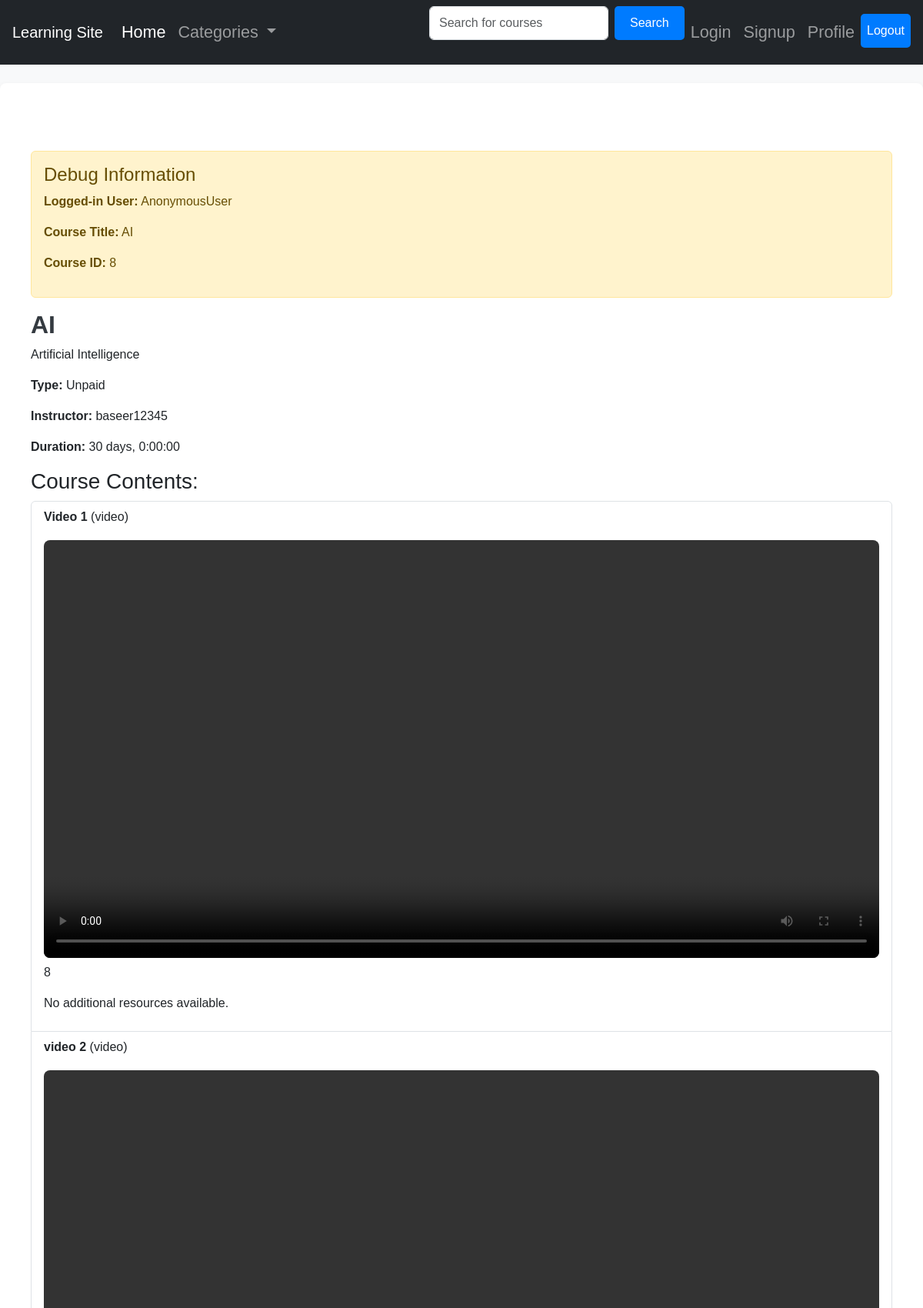
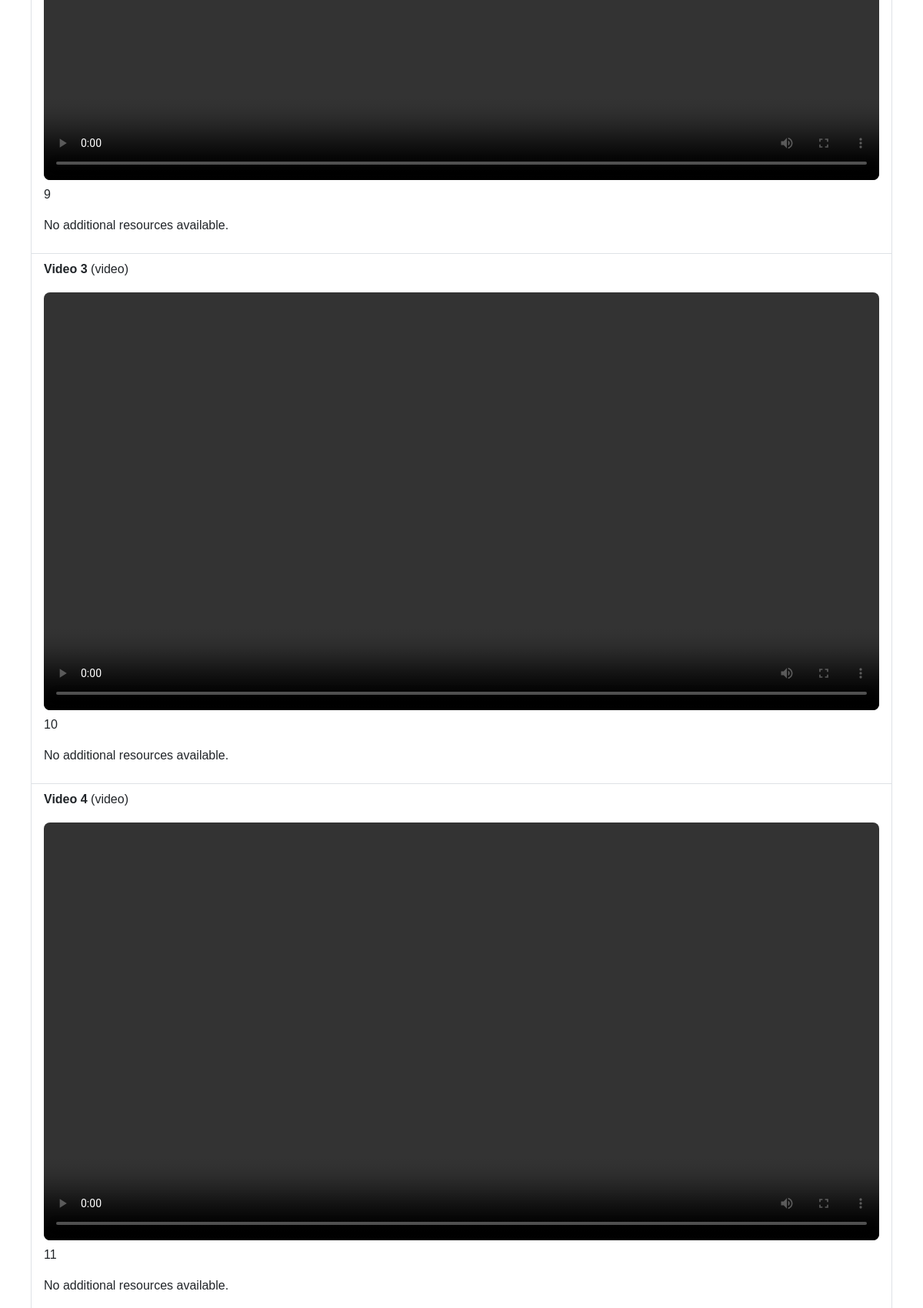
Page /course_instructor/course/8/ (upper part) on the committed database (2 pictures, top to bottom).
### course_instructor/models.py (models this page shows, shortened)
class Course(models.Model):
    COURSE_TYPE_CHOICES = [
        ('paid', 'Paid'),
        ('unpaid', 'Unpaid'),
    ]
    title = models.CharField(max_length=255)
    description = models.TextField()
    duration = models.DurationField(default=timedelta(days=30))
    instructor = models.ForeignKey(User, on_delete=models.CASCADE, related_name='courses_taught')
    course_type = models.CharField(max_length=10, choices=COURSE_TYPE_CHOICES, default='unpaid')
    created_at = models.DateTimeField(auto_now_add=True)
    updated_at = models.DateTimeField(auto_now=True)
    price = models.DecimalField(max_digits=10, decimal_places=2, default=0.00)  # New attribute

class CourseContent(models.Model):
    course = models.ForeignKey(Course, related_name='contents', on_delete=models.CASCADE)
    Contenttitle = models.CharField(max_length=255)
    video = models.FileField(upload_to='course_videos/', max_length=255)
    content_type = models.CharField(max_length=100, choices=[('video', 'Video'), ('pdf', 'PDF'), ('text', 'Text')])
    order = models.IntegerField()
    additional_resources = models.FileField(upload_to='resources/', null=True, blank=True)
    is_last_video = models.BooleanField(default=False)

### course_instructor/views.py (the view)
# urls.py: path('course/<int:course_id>/', course_detail, name='course_detail'),
def course_detail(request, course_id):
    course = get_object_or_404(Course, id=course_id)
    course_contents = CourseContent.objects.filter(course=course).order_by('order')
    return render(
        request,
        'course_detail.html',
        {
            'course': course,
            'course_contents': course_contents,
            'student_id': request.user.id,  # Add this for potential logged-in student tracking
        }
    )

### template/course_detail.html (shortened to what this page needs)
{% extends "layout.html" %}
{% load static %}
{% block body %}
<div class="container mt-5">
    <div class="alert alert-warning">
        <h4>Debug Information</h4>
        <p><strong>Logged-in User:</strong> {{ request.user }}</p>
        <p><strong>Course Title:</strong> {{ course.title }}</p>
        <p><strong>Course ID:</strong> {{ course.id }}</p>
    </div>
    <h1>{{ course.title }}</h1>
    <p>{{ course.description }}</p>
    <p><strong>Type:</strong> {{ course.get_course_type_display }}</p>
    <p><strong>Instructor:</strong> {{ course.instructor }}</p>
    <p><strong>Duration:</strong> {{ course.duration }}</p>
    <h3>Course Contents:</h3>
    <ul class="list-group mb-4">
        {% for content in course_contents %}
    <li class="list-group-item">
        <strong>{{ content.Contenttitle }}</strong> ({{ content.content_type }})
        {% if content.content_type == 'video' %}
        <div class="mt-2">
            <video id="videoId_{{ content.id }}" width="100%" controls>
                <source src="{{ content.video.url }}" type="video/mp4">
            </video>
            <p>{{ content.id }}</p>
        </div>
        {% elif content.content_type == 'pdf' %}
        <div class="mt-2">
            <a href="{{ content.additional_resources.url }}" target="_blank" class="btn btn-info">View PDF</a>
        </div>
        {% elif content.content_type == 'text' %}
        <p>{{ content.additional_resources.url }}</p>
        {% endif %}
        {% if content.additional_resources %}
    <div class="mt-2">
        <video id="additionalVideo_{{ content.id }}" width="100%" controls>
            <source src="{{ content.additional_resources.url }}" type="video/mp4">
            Your browser does not support the video tag.
        </video>
    </div>
{% else %}
    <p>No additional resources available.</p>
{% endif %}
    </li>
{% empty %}
    <li class="list-group-item">No content available for this course.</li>
{% endfor %}
    </ul>
</div>
{% endblock %}

### static/style.css (style rules this page uses)
.container { max-width: 100% !important; }
body { display: flex; flex-direction: column; min-height: 100vh; margin: 0; }
.container { max-width: 800px; margin: 0 auto; padding: 20px; }
body { font-family: 'Arial', sans-serif; background-color: #f8f9fa; margin: 0; padding: 0; }
h1 { font-size: 2rem; font-weight: bold; color: #343a40; }
video { border-radius: 8px; margin-top: 10px; }

### rows in the picture
Course: title "AI", id "8", description "Artificial Intelligence", course_type "Unpaid", instructor "baseer12345", duration "30 days, 0:00:00"
CourseContent: Contenttitle "Video 1", content_type "video", id "8", additional_resources "No additional resources available."
CourseContent: Contenttitle "video 2", content_type "video", id "9", additional_resources "No additional resources available."
CourseContent: Contenttitle "Video 3", content_type "video", id "10", additional_resources "No additional resources available."
CourseContent: Contenttitle "Video 4", content_type "video", id "11", additional_resources "No additional resources available."

### other values in the picture
{{ request.user }} "AnonymousUser"
